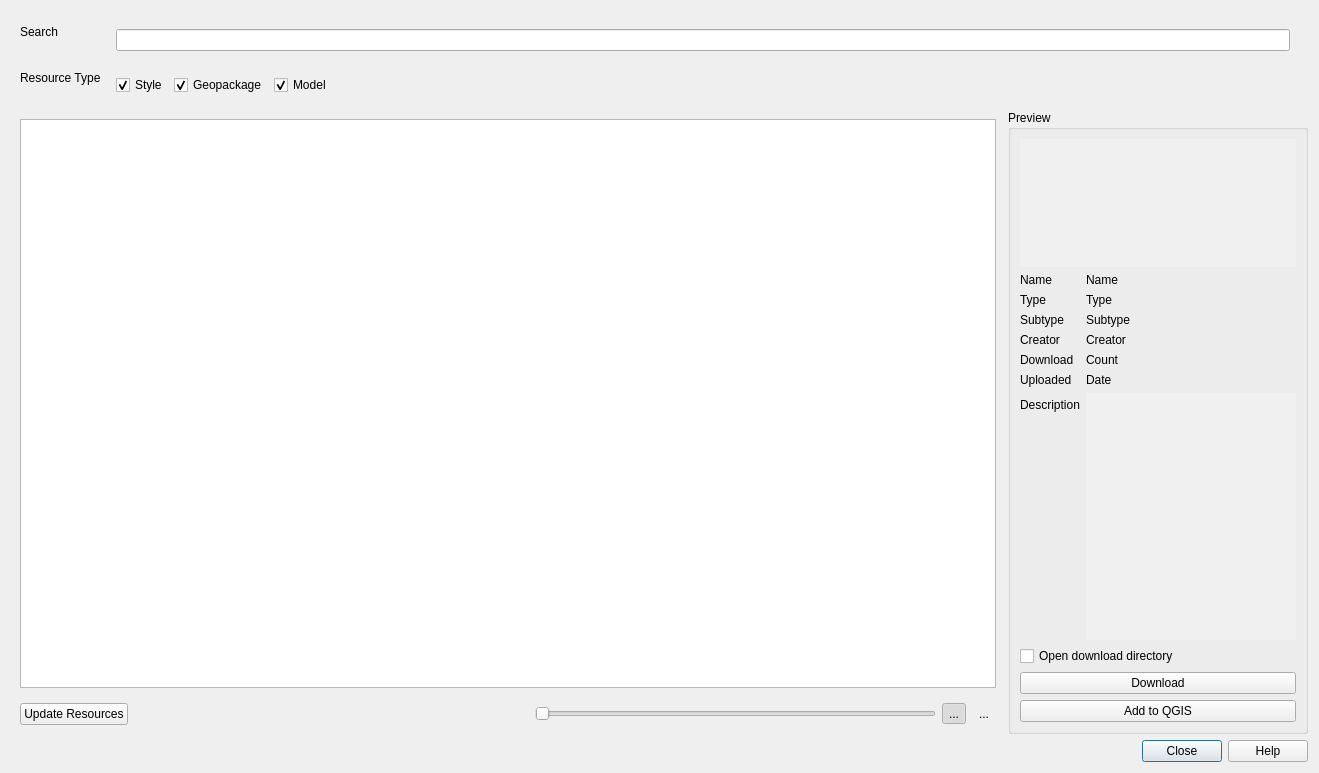
<?xml version="1.0" encoding="UTF-8"?>
<ui version="4.0">
 <class>Dialog</class>
 <widget class="QDialog" name="Dialog">
  <property name="geometry">
   <rect>
    <x>0</x>
    <y>0</y>
    <width>1319</width>
    <height>773</height>
   </rect>
  </property>
  <property name="windowTitle">
   <string>QGIS Hub Explorer</string>
  </property>
  <layout class="QGridLayout" name="gridLayout">
   <item row="6" column="0">
    <widget class="QDialogButtonBox" name="buttonBox">
     <property name="orientation">
      <enum>Qt::Horizontal</enum>
     </property>
     <property name="standardButtons">
      <set>QDialogButtonBox::Close|QDialogButtonBox::Help</set>
     </property>
    </widget>
   </item>
   <item row="0" column="0">
    <layout class="QVBoxLayout" name="vlayout">
     <property name="spacing">
      <number>3</number>
     </property>
    </layout>
   </item>
   <item row="3" column="0">
    <widget class="QWidget" name="widget_4" native="true">
     <layout class="QHBoxLayout">
      <property name="spacing">
       <number>3</number>
      </property>
      <property name="leftMargin">
       <number>0</number>
      </property>
      <property name="topMargin">
       <number>0</number>
      </property>
      <property name="rightMargin">
       <number>0</number>
      </property>
      <property name="bottomMargin">
       <number>0</number>
      </property>
      <item>
       <widget class="QWidget" name="widget_5" native="true">
        <layout class="QVBoxLayout" name="verticalLayout_3">
         <property name="leftMargin">
          <number>0</number>
         </property>
         <property name="topMargin">
          <number>0</number>
         </property>
         <property name="rightMargin">
          <number>0</number>
         </property>
         <property name="bottomMargin">
          <number>0</number>
         </property>
         <item>
          <widget class="QStackedWidget" name="viewStackedWidget">
           <property name="currentIndex">
            <number>0</number>
           </property>
           <widget class="QWidget" name="gridViewPage">
            <layout class="QVBoxLayout" name="verticalLayout_2">
             <item>
              <widget class="QListView" name="listViewResources">
               <property name="sizePolicy">
                <sizepolicy hsizetype="Expanding" vsizetype="Expanding">
                 <horstretch>0</horstretch>
                 <verstretch>0</verstretch>
                </sizepolicy>
               </property>
               <property name="sizeAdjustPolicy">
                <enum>QAbstractScrollArea::AdjustIgnored</enum>
               </property>
               <property name="editTriggers">
                <set>QAbstractItemView::NoEditTriggers</set>
               </property>
               <property name="resizeMode">
                <enum>QListView::Adjust</enum>
               </property>
               <property name="viewMode">
                <enum>QListView::IconMode</enum>
               </property>
               <property name="wordWrap">
                <bool>true</bool>
               </property>
              </widget>
             </item>
            </layout>
           </widget>
           <widget class="QWidget" name="iconViewPage">
            <layout class="QVBoxLayout" name="verticalLayout_5">
             <item>
              <widget class="QTreeView" name="treeViewResources">
               <property name="editTriggers">
                <set>QAbstractItemView::NoEditTriggers</set>
               </property>
               <property name="alternatingRowColors">
                <bool>true</bool>
               </property>
               <property name="sortingEnabled">
                <bool>true</bool>
               </property>
              </widget>
             </item>
            </layout>
           </widget>
          </widget>
         </item>
         <item>
          <widget class="QWidget" name="widget_6" native="true">
           <layout class="QHBoxLayout" name="horizontalLayout_2">
            <property name="leftMargin">
             <number>9</number>
            </property>
            <property name="topMargin">
             <number>0</number>
            </property>
            <property name="rightMargin">
             <number>9</number>
            </property>
            <item>
             <widget class="QPushButton" name="reloadPushButton">
              <property name="sizePolicy">
               <sizepolicy hsizetype="Fixed" vsizetype="Fixed">
                <horstretch>0</horstretch>
                <verstretch>0</verstretch>
               </sizepolicy>
              </property>
              <property name="text">
               <string>Update Resources</string>
              </property>
             </widget>
            </item>
            <item>
             <spacer name="horizontalSpacer">
              <property name="orientation">
               <enum>Qt::Horizontal</enum>
              </property>
              <property name="sizeHint" stdset="0">
               <size>
                <width>40</width>
                <height>20</height>
               </size>
              </property>
             </spacer>
            </item>
            <item>
             <widget class="QSlider" name="iconSizeSlider">
              <property name="orientation">
               <enum>Qt::Horizontal</enum>
              </property>
             </widget>
            </item>
            <item>
             <widget class="QToolButton" name="iconViewToolButton">
              <property name="text">
               <string>...</string>
              </property>
              <property name="checkable">
               <bool>true</bool>
              </property>
              <property name="checked">
               <bool>true</bool>
              </property>
              <property name="autoRaise">
               <bool>true</bool>
              </property>
              <attribute name="buttonGroup">
               <string notr="true">buttonGroup</string>
              </attribute>
             </widget>
            </item>
            <item>
             <widget class="QToolButton" name="listViewToolButton">
              <property name="text">
               <string>...</string>
              </property>
              <property name="checkable">
               <bool>true</bool>
              </property>
              <property name="autoRaise">
               <bool>true</bool>
              </property>
              <attribute name="buttonGroup">
               <string notr="true">buttonGroup</string>
              </attribute>
             </widget>
            </item>
           </layout>
          </widget>
         </item>
        </layout>
       </widget>
      </item>
      <item>
       <widget class="QGroupBox" name="groupBoxPreview">
        <property name="sizePolicy">
         <sizepolicy hsizetype="Fixed" vsizetype="Preferred">
          <horstretch>0</horstretch>
          <verstretch>0</verstretch>
         </sizepolicy>
        </property>
        <property name="minimumSize">
         <size>
          <width>300</width>
          <height>0</height>
         </size>
        </property>
        <property name="maximumSize">
         <size>
          <width>300</width>
          <height>16777215</height>
         </size>
        </property>
        <property name="title">
         <string>Preview</string>
        </property>
        <layout class="QFormLayout" name="formLayout_2">
         <property name="leftMargin">
          <number>9</number>
         </property>
         <property name="topMargin">
          <number>9</number>
         </property>
         <property name="rightMargin">
          <number>9</number>
         </property>
         <property name="bottomMargin">
          <number>9</number>
         </property>
         <item row="0" column="0" colspan="2">
          <widget class="QGraphicsView" name="graphicsViewPreview">
           <property name="sizePolicy">
            <sizepolicy hsizetype="Preferred" vsizetype="Fixed">
             <horstretch>0</horstretch>
             <verstretch>0</verstretch>
            </sizepolicy>
           </property>
           <property name="minimumSize">
            <size>
             <width>128</width>
             <height>128</height>
            </size>
           </property>
           <property name="baseSize">
            <size>
             <width>128</width>
             <height>128</height>
            </size>
           </property>
           <property name="styleSheet">
            <string notr="true">background-color: rgb(240, 240, 240);</string>
           </property>
           <property name="frameShape">
            <enum>QFrame::NoFrame</enum>
           </property>
           <property name="frameShadow">
            <enum>QFrame::Plain</enum>
           </property>
           <property name="verticalScrollBarPolicy">
            <enum>Qt::ScrollBarAlwaysOff</enum>
           </property>
           <property name="horizontalScrollBarPolicy">
            <enum>Qt::ScrollBarAlwaysOff</enum>
           </property>
           <property name="sizeAdjustPolicy">
            <enum>QAbstractScrollArea::AdjustToContents</enum>
           </property>
          </widget>
         </item>
         <item row="1" column="0">
          <widget class="QLabel" name="labelNameLabel">
           <property name="text">
            <string>Name</string>
           </property>
          </widget>
         </item>
         <item row="1" column="1">
          <widget class="QLabel" name="labelName">
           <property name="text">
            <string>Name</string>
           </property>
           <property name="wordWrap">
            <bool>true</bool>
           </property>
          </widget>
         </item>
         <item row="2" column="0">
          <widget class="QLabel" name="labelTypeLabel">
           <property name="text">
            <string>Type</string>
           </property>
          </widget>
         </item>
         <item row="2" column="1">
          <widget class="QLabel" name="labelType">
           <property name="text">
            <string>Type</string>
           </property>
           <property name="wordWrap">
            <bool>true</bool>
           </property>
          </widget>
         </item>
         <item row="3" column="0">
          <widget class="QLabel" name="labelSubtypeLabel">
           <property name="text">
            <string>Subtype</string>
           </property>
          </widget>
         </item>
         <item row="3" column="1">
          <widget class="QLabel" name="labelSubtype">
           <property name="text">
            <string>Subtype</string>
           </property>
           <property name="wordWrap">
            <bool>true</bool>
           </property>
          </widget>
         </item>
         <item row="4" column="0">
          <widget class="QLabel" name="labelCreatorLabel">
           <property name="text">
            <string>Creator</string>
           </property>
          </widget>
         </item>
         <item row="4" column="1">
          <widget class="QLabel" name="labelCreator">
           <property name="text">
            <string>Creator</string>
           </property>
           <property name="wordWrap">
            <bool>true</bool>
           </property>
          </widget>
         </item>
         <item row="5" column="0">
          <widget class="QLabel" name="labelDownloadLabel">
           <property name="text">
            <string>Download</string>
           </property>
          </widget>
         </item>
         <item row="5" column="1">
          <widget class="QLabel" name="labelDownloadCount">
           <property name="text">
            <string>Count</string>
           </property>
          </widget>
         </item>
         <item row="6" column="0">
          <widget class="QLabel" name="labelUploadedLabel">
           <property name="text">
            <string>Uploaded</string>
           </property>
          </widget>
         </item>
         <item row="6" column="1">
          <widget class="QLabel" name="labelUploaded">
           <property name="text">
            <string>Date</string>
           </property>
          </widget>
         </item>
         <item row="7" column="0">
          <widget class="QLabel" name="labelDescriptionLabel">
           <property name="text">
            <string>Description</string>
           </property>
          </widget>
         </item>
         <item row="7" column="1">
          <widget class="QTextBrowser" name="textBrowserDescription">
           <property name="autoFillBackground">
            <bool>true</bool>
           </property>
           <property name="styleSheet">
            <string notr="true">background-color: rgb(240, 240, 240);</string>
           </property>
           <property name="frameShape">
            <enum>QFrame::NoFrame</enum>
           </property>
           <property name="frameShadow">
            <enum>QFrame::Plain</enum>
           </property>
           <property name="verticalScrollBarPolicy">
            <enum>Qt::ScrollBarAlwaysOff</enum>
           </property>
           <property name="horizontalScrollBarPolicy">
            <enum>Qt::ScrollBarAlwaysOff</enum>
           </property>
           <property name="readOnly">
            <bool>true</bool>
           </property>
           <property name="openExternalLinks">
            <bool>true</bool>
           </property>
          </widget>
         </item>
         <item row="8" column="0" colspan="2">
          <widget class="QCheckBox" name="checkBoxOpenDirectory">
           <property name="text">
            <string>Open download directory</string>
           </property>
          </widget>
         </item>
         <item row="10" column="0" colspan="2">
          <widget class="QPushButton" name="addQGISPushButton">
           <property name="text">
            <string>Add to QGIS</string>
           </property>
          </widget>
         </item>
         <item row="9" column="0" colspan="2">
          <widget class="QPushButton" name="pushButtonDownload">
           <property name="text">
            <string>Download</string>
           </property>
          </widget>
         </item>
        </layout>
       </widget>
      </item>
     </layout>
    </widget>
   </item>
   <item row="1" column="0" rowspan="2">
    <widget class="QWidget" name="widget_3" native="true">
     <property name="sizePolicy">
      <sizepolicy hsizetype="Preferred" vsizetype="Preferred">
       <horstretch>0</horstretch>
       <verstretch>0</verstretch>
      </sizepolicy>
     </property>
     <property name="layoutDirection">
      <enum>Qt::LeftToRight</enum>
     </property>
     <layout class="QFormLayout" name="formLayout">
      <property name="bottomMargin">
       <number>0</number>
      </property>
      <item row="0" column="0">
       <widget class="QLabel" name="labelSearch">
        <property name="text">
         <string>Search</string>
        </property>
        <property name="alignment">
         <set>Qt::AlignLeading|Qt::AlignLeft|Qt::AlignVCenter</set>
        </property>
       </widget>
      </item>
      <item row="0" column="1">
       <widget class="QWidget" name="widget" native="true">
        <layout class="QHBoxLayout" name="horizontalLayout">
         <item>
          <widget class="QLineEdit" name="lineEditSearch"/>
         </item>
        </layout>
       </widget>
      </item>
      <item row="1" column="0">
       <widget class="QLabel" name="labelResourceType">
        <property name="text">
         <string>Resource Type</string>
        </property>
       </widget>
      </item>
      <item row="1" column="1">
       <widget class="QWidget" name="widget_2" native="true">
        <layout class="QHBoxLayout" name="horizontalLayout_3">
         <property name="leftMargin">
          <number>9</number>
         </property>
         <property name="topMargin">
          <number>9</number>
         </property>
         <property name="rightMargin">
          <number>9</number>
         </property>
         <property name="bottomMargin">
          <number>9</number>
         </property>
         <item>
          <widget class="QCheckBox" name="checkBoxStyle">
           <property name="sizePolicy">
            <sizepolicy hsizetype="Fixed" vsizetype="Fixed">
             <horstretch>0</horstretch>
             <verstretch>0</verstretch>
            </sizepolicy>
           </property>
           <property name="text">
            <string>Style</string>
           </property>
           <property name="checked">
            <bool>true</bool>
           </property>
          </widget>
         </item>
         <item>
          <widget class="QCheckBox" name="checkBoxGeopackage">
           <property name="sizePolicy">
            <sizepolicy hsizetype="Fixed" vsizetype="Fixed">
             <horstretch>0</horstretch>
             <verstretch>0</verstretch>
            </sizepolicy>
           </property>
           <property name="text">
            <string>Geopackage</string>
           </property>
           <property name="checked">
            <bool>true</bool>
           </property>
           <property name="tristate">
            <bool>false</bool>
           </property>
          </widget>
         </item>
         <item>
          <widget class="QCheckBox" name="checkBoxModel">
           <property name="sizePolicy">
            <sizepolicy hsizetype="Fixed" vsizetype="Fixed">
             <horstretch>0</horstretch>
             <verstretch>0</verstretch>
            </sizepolicy>
           </property>
           <property name="text">
            <string>Model</string>
           </property>
           <property name="checked">
            <bool>true</bool>
           </property>
          </widget>
         </item>
         <item>
          <spacer name="horizontalSpacer_2">
           <property name="orientation">
            <enum>Qt::Horizontal</enum>
           </property>
           <property name="sizeHint" stdset="0">
            <size>
             <width>40</width>
             <height>20</height>
            </size>
           </property>
          </spacer>
         </item>
        </layout>
       </widget>
      </item>
     </layout>
    </widget>
   </item>
  </layout>
 </widget>
 <resources/>
 <connections>
  <connection>
   <sender>buttonBox</sender>
   <signal>accepted()</signal>
   <receiver>Dialog</receiver>
   <slot>accept()</slot>
   <hints>
    <hint type="sourcelabel">
     <x>248</x>
     <y>254</y>
    </hint>
    <hint type="destinationlabel">
     <x>157</x>
     <y>274</y>
    </hint>
   </hints>
  </connection>
  <connection>
   <sender>buttonBox</sender>
   <signal>rejected()</signal>
   <receiver>Dialog</receiver>
   <slot>reject()</slot>
   <hints>
    <hint type="sourcelabel">
     <x>316</x>
     <y>260</y>
    </hint>
    <hint type="destinationlabel">
     <x>286</x>
     <y>274</y>
    </hint>
   </hints>
  </connection>
 </connections>
 <buttongroups>
  <buttongroup name="buttonGroup"/>
 </buttongroups>
</ui>
